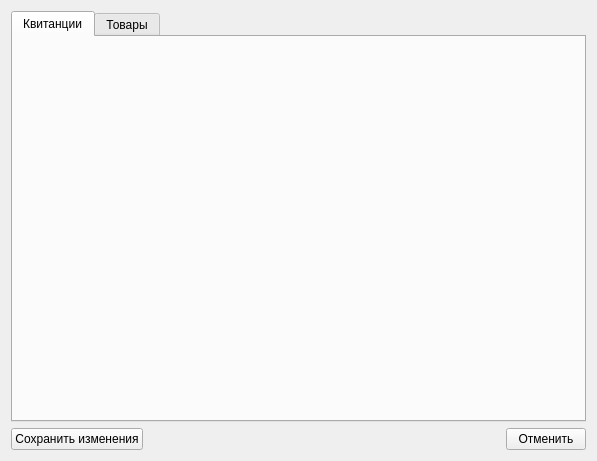
<?xml version="1.0" encoding="UTF-8"?>
<ui version="4.0">
 <class>PermissionsWidget</class>
 <widget class="QWidget" name="PermissionsWidget">
  <property name="geometry">
   <rect>
    <x>0</x>
    <y>0</y>
    <width>597</width>
    <height>461</height>
   </rect>
  </property>
  <property name="windowTitle">
   <string>Form</string>
  </property>
  <layout class="QGridLayout" name="gridLayout">
   <item row="0" column="0">
    <widget class="QTabWidget" name="tabWidgetPermissions">
     <property name="currentIndex">
      <number>0</number>
     </property>
     <widget class="QWidget" name="Tickets">
      <attribute name="icon">
       <iconset resource="Resources.qrc">
        <normaloff>:/icons/icons/ticket-icon.png</normaloff>:/icons/icons/ticket-icon.png</iconset>
      </attribute>
      <attribute name="title">
       <string>Квитанции</string>
      </attribute>
     </widget>
     <widget class="QWidget" name="Products">
      <attribute name="icon">
       <iconset resource="Resources.qrc">
        <normaloff>:/icons/icons/inventory-maintenance-icon.png</normaloff>:/icons/icons/inventory-maintenance-icon.png</iconset>
      </attribute>
      <attribute name="title">
       <string>Товары</string>
      </attribute>
     </widget>
    </widget>
   </item>
   <item row="1" column="0">
    <layout class="QHBoxLayout" name="horizontalLayout_3">
     <item>
      <widget class="QPushButton" name="pushButtonSaveChanges">
       <property name="text">
        <string>Сохранить изменения</string>
       </property>
      </widget>
     </item>
     <item>
      <spacer name="horizontalSpacer_3">
       <property name="orientation">
        <enum>Qt::Horizontal</enum>
       </property>
       <property name="sizeHint" stdset="0">
        <size>
         <width>40</width>
         <height>20</height>
        </size>
       </property>
      </spacer>
     </item>
     <item>
      <widget class="QPushButton" name="pushButtonCancelChanges">
       <property name="text">
        <string>Отменить</string>
       </property>
      </widget>
     </item>
    </layout>
   </item>
  </layout>
 </widget>
 <resources>
  <include location="Resources.qrc"/>
 </resources>
 <connections/>
</ui>
